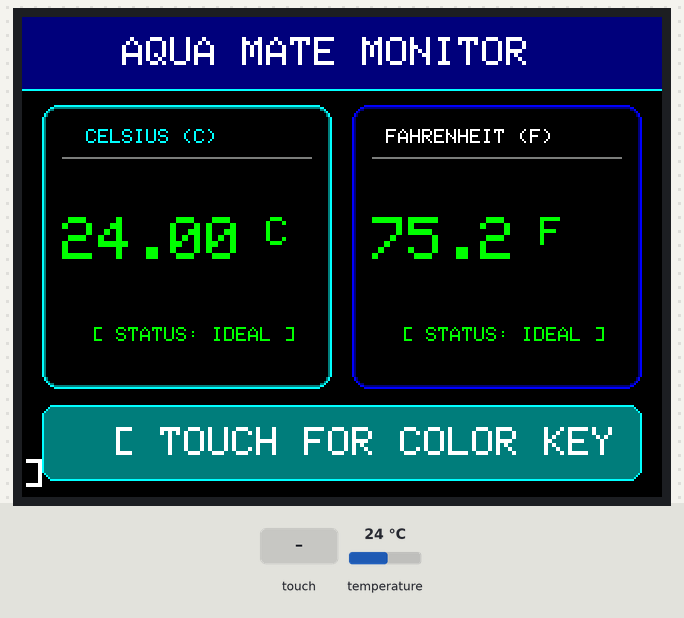
The sketch below on a simulated Arduino Uno, built with avr-gcc and run on an emulated ATmega328P. On the bench: 320×240 colour display. The test bench sets the inputs (shaded band); at power-on: temperature 24 °C. What the sketch prints to the serial monitor is not drawn.

Above: at 2.0 s.
2.1 s: temperature set to 12 °C
At 4.5 s:
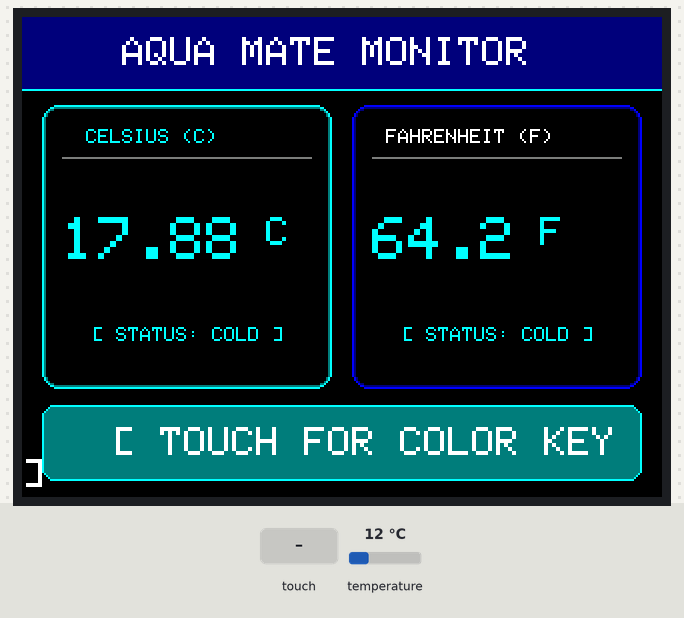
6.6 s: touch panel pressed at 87 % / 10 % of its raw x / y range
At 7.5 s:
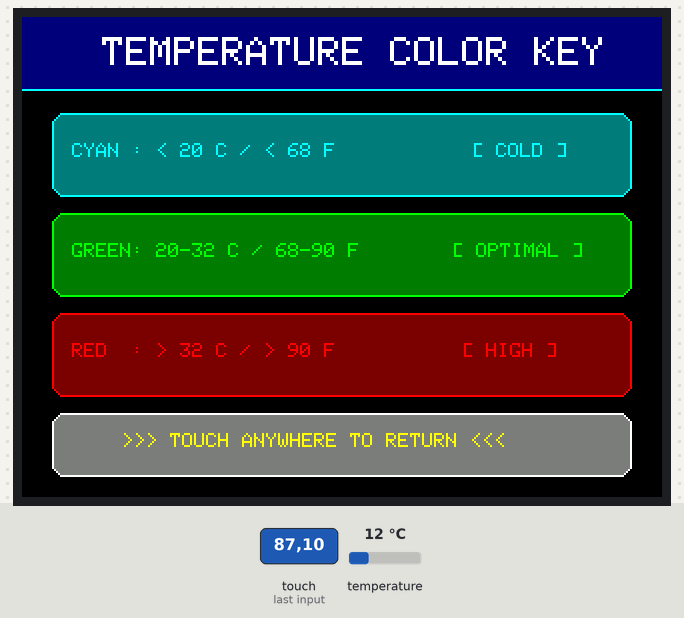
8.2 s: touch panel pressed at 13 % / 10 % of its raw x / y range
At 9.4 s:
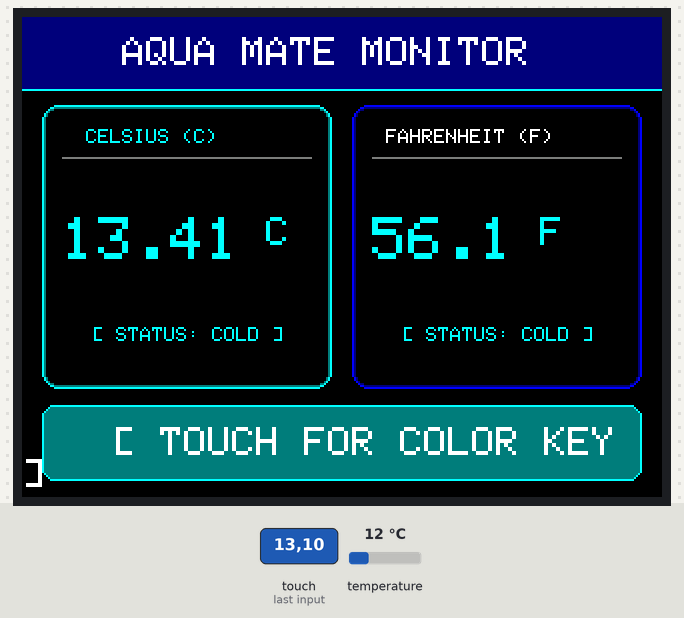
12.7 s: temperature set to 41 °C
At 17.1 s:
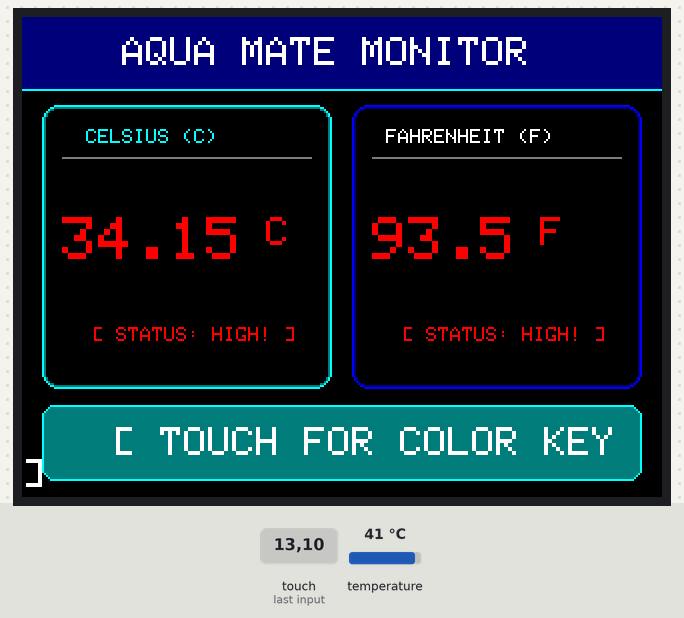
17.2 s: temperature set to 19 °C
At 19.0 s:
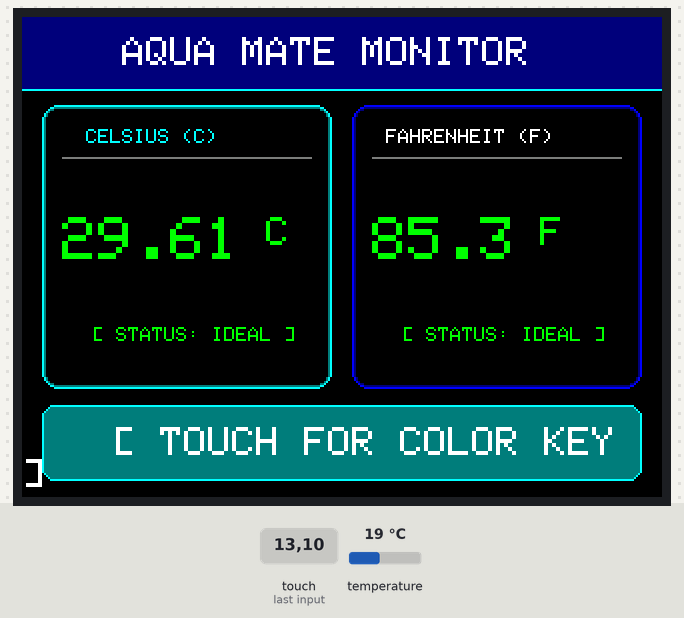
20.7 s: touch panel pressed at 87 % / 30 % of its raw x / y range
At 21.8 s:
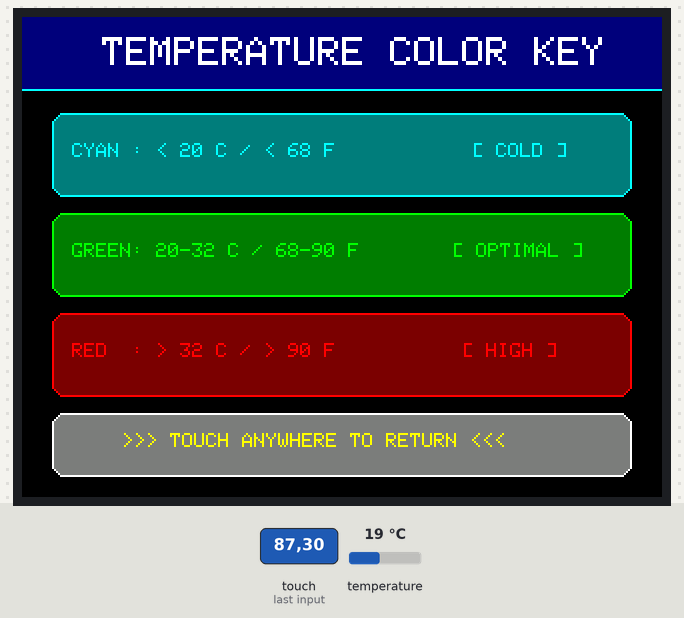
Timing chart, 0 to 23.3 s (numbered marks = the images above; inputs shaded):
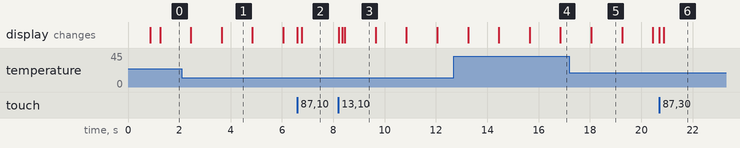

Measured:
- after the input at 2.1 s, the display: first changes after 0.35 s (image 1 shows a later state)
- after the input at 6.6 s, the display: first changes at once (image 2 shows a later state)
- after the input at 8.2 s, the display: first changes at once (image 3 shows a later state)
- after the input at 12.7 s, the display: first changes after 0.55 s (image 4 shows a later state)
- after the input at 20.7 s, the display: first changes at once (image 6 shows a later state)
- what the display in image 1 shows lasts 1.2 s, from 3.6 s to 4.8 s

The sketch:

DS18B20_Water_Temperature.ino
```cpp
#include <OneWire.h>
#include <DallasTemperature.h>
#include <Adafruit_GFX.h>
#include <Adafruit_ILI9341.h>
#include <XPT2046_Touchscreen.h>
#include <SPI.h>

// -------------------------------------------------------------------
// Hardware Pin Configuration
// -------------------------------------------------------------------
#define ONE_WIRE_BUS 27

#define TFT_CS       5
#define TFT_DC       2
#define TFT_RST      16
#define TOUCH_CS     13

// Touch Screen Calibration Constants (Rotation 1)
#define TS_MINX 200
#define TS_MAXX 3800
#define TS_MINY 200
#define TS_MAXY 3800

// -------------------------------------------------------------------
// Object Instantiations
// -------------------------------------------------------------------
OneWire oneWire(ONE_WIRE_BUS);
DallasTemperature sensors(&oneWire);
Adafruit_ILI9341 tft = Adafruit_ILI9341(TFT_CS, TFT_DC, TFT_RST);
XPT2046_Touchscreen touch(TOUCH_CS);

// -------------------------------------------------------------------
// Global Variables & Filtering
// -------------------------------------------------------------------
const unsigned long SENSOR_READ_INTERVAL = 1200;
const unsigned long TOUCH_DEBOUNCE_DELAY = 300;

unsigned long lastSensorReadTime = 0;
unsigned long lastTouchTime = 0;

const float EMA_ALPHA = 0.3;
float filteredTempC = 0.0;
bool isFirstReading = true;

enum DisplayMode {
  MODE_DASHBOARD,
  MODE_COLOR_KEY
};

enum SensorStatus {
  STATUS_OK,
  STATUS_DISCONNECTED,
  STATUS_OUT_OF_BOUNDS
};

DisplayMode currentMode = MODE_DASHBOARD;
SensorStatus lastStatus = STATUS_OK;
float currentRawC = 0.0;

// -------------------------------------------------------------------
// Function Prototypes
// -------------------------------------------------------------------
void initDashboardUI();
void renderColorKeyModal();
void updateTFTDisplay(float tempC, float tempF, SensorStatus status);
void checkTouchInputs();
uint16_t getTemperatureColor(float tempC);

// -------------------------------------------------------------------
// Setup Function
// -------------------------------------------------------------------
void setup() {
  Serial.begin(115200);
  delay(500);
  Serial.println(F("\n[INFO] Aqua Mate Monitoring System Initializing..."));

  // Initialize Display & Touch
  tft.begin();
  tft.setRotation(1);
  tft.fillScreen(ILI9341_BLACK);

  touch.begin();
  touch.setRotation(1);

  // Initialize Sensor
  sensors.begin();
  sensors.setResolution(12);
  sensors.setWaitForConversion(false);
  sensors.requestTemperatures();

  // Draw Initial Screen
  initDashboardUI();
  Serial.println(F("[INFO] System Ready. Dashboard loaded."));
}

// -------------------------------------------------------------------
// Main Loop
// -------------------------------------------------------------------
void loop() {
  unsigned long currentMillis = millis();

  // 1. Process Touch Inputs
  checkTouchInputs();

  // 2. Periodic Sensor Reading & Filtering
  if (currentMillis - lastSensorReadTime >= SENSOR_READ_INTERVAL) {
    lastSensorReadTime = currentMillis;

    currentRawC = sensors.getTempCByIndex(0);
    sensors.requestTemperatures(); // Request next conversion

    SensorStatus currentStatus = STATUS_OK;

    if (currentRawC == DEVICE_DISCONNECTED_C) {
      currentStatus = STATUS_DISCONNECTED;
    } else if (currentRawC < -55.0 || currentRawC > 125.0 || currentRawC == 85.0) {
      currentStatus = STATUS_OUT_OF_BOUNDS;
    }

    float tempF = 0.0;
    if (currentStatus == STATUS_OK) {
      if (isFirstReading) {
        filteredTempC = currentRawC;
        isFirstReading = false;
      } else {
        filteredTempC = (EMA_ALPHA * currentRawC) + ((1.0 - EMA_ALPHA) * filteredTempC);
      }
      tempF = (filteredTempC * 9.0 / 5.0) + 32.0;
    }

    lastStatus = currentStatus;

    // Serial Monitor Output (Restored!)
    unsigned long sec = currentMillis / 1000;
    Serial.print("[TIME: ");
    Serial.print(sec);
    Serial.print("s] | STATUS: ");
    if (currentStatus == STATUS_OK) {
      Serial.print("OK | Raw: ");
      Serial.print(currentRawC, 2);
      Serial.print(" *C | Filtered: ");
      Serial.print(filteredTempC, 2);
      Serial.print(" *C / ");
      Serial.print(tempF, 2);
      Serial.println(" *F");
    } else if (currentStatus == STATUS_DISCONNECTED) {
      Serial.println("DISCONNECTED");
    } else {
      Serial.println("OUT_OF_BOUNDS");
    }

    // Update display only when in Dashboard mode
    if (currentMode == MODE_DASHBOARD) {
      updateTFTDisplay(filteredTempC, tempF, currentStatus);
    }
  }
}

// -------------------------------------------------------------------
// Touch Input Handling (Fixed Mapping & Inversion)
// -------------------------------------------------------------------
void checkTouchInputs() {
  if (touch.touched()) {
    unsigned long currentMillis = millis();
    if (currentMillis - lastTouchTime < TOUCH_DEBOUNCE_DELAY) return;
    lastTouchTime = currentMillis;

    TS_Point p = touch.getPoint();

    // Correct mapping for Rotation 1 (Landscape 320x240)
    // Note: X and Y are mapped to match display orientation
    int touchX = map(p.y, TS_MINY, TS_MAXY, 0, 320);
    int touchY = map(p.x, TS_MINX, TS_MAXX, 0, 240);

    // Constrain coordinates within screen limits
    touchX = constrain(touchX, 0, 320);
    touchY = constrain(touchY, 0, 240);

    // Debug print for touch
    Serial.print("[TOUCH DETECTED] Raw X: ");
    Serial.print(p.x);
    Serial.print(" | Raw Y: ");
    Serial.print(p.y);
    Serial.print(" --> Mapped X: ");
    Serial.print(touchX);
    Serial.print(" | Mapped Y: ");
    Serial.println(touchY);

    // If viewing Color Key, tap anywhere to return to Dashboard
    if (currentMode == MODE_COLOR_KEY) {
      currentMode = MODE_DASHBOARD;
      initDashboardUI();
      float tempF = (filteredTempC * 9.0 / 5.0) + 32.0;
      updateTFTDisplay(filteredTempC, tempF, lastStatus);
      Serial.println(F("[INFO] Returned to Dashboard Mode."));
      return;
    }

    // Touch Detection for Dashboard Mode
    // Bottom Button Area: COLOR KEY [x: 10..310, y: 194..232]
    if (currentMode == MODE_DASHBOARD) {
      if (touchY >= 194 && touchY <= 235 && touchX >= 10 && touchX <= 310) {
        currentMode = MODE_COLOR_KEY;
        renderColorKeyModal();
        Serial.println(F("[INFO] Opened Color Key Modal."));
      }
    }
  }
}

// -------------------------------------------------------------------
// Dynamic Color Determination
// -------------------------------------------------------------------
uint16_t getTemperatureColor(float tempC) {
  if (tempC < 20.0) {
    return ILI9341_CYAN;     // Cold Water
  } else if (tempC <= 32.0) {
    return ILI9341_GREEN;    // Optimal Temperature
  } else {
    return ILI9341_RED;      // High Temperature Warning
  }
}

// -------------------------------------------------------------------
// UI Rendering Functions
// -------------------------------------------------------------------

void initDashboardUI() {
  tft.fillScreen(ILI9341_BLACK);

  // Header Banner
  tft.fillRect(0, 0, 320, 36, ILI9341_NAVY);
  tft.drawFastHLine(0, 36, 320, ILI9341_CYAN);
  tft.setTextColor(ILI9341_WHITE);
  tft.setTextSize(2);
  tft.setCursor(50, 10);
  tft.print(F("AQUA MATE MONITOR"));

  // Left Card: Celsius Panel
  tft.drawRoundRect(10, 44, 145, 142, 8, ILI9341_CYAN);
  tft.drawRoundRect(11, 45, 143, 140, 7, ILI9341_DARKCYAN);
  tft.setTextColor(ILI9341_CYAN);
  tft.setTextSize(1);
  tft.setCursor(32, 56);
  tft.print(F("CELSIUS (C)"));
  tft.drawFastHLine(20, 70, 125, ILI9341_DARKGREY);

  // Right Card: Fahrenheit Panel
  tft.drawRoundRect(165, 44, 145, 142, 8, ILI9341_BLUE);
  tft.drawRoundRect(166, 45, 143, 140, 7, ILI9341_NAVY);
  tft.setTextColor(ILI9341_WHITE);
  tft.setTextSize(1);
  tft.setCursor(182, 56);
  tft.print(F("FAHRENHEIT (F)"));
  tft.drawFastHLine(175, 70, 125, ILI9341_DARKGREY);

  // Touch Interactive Button at Bottom: COLOR KEY
  tft.fillRoundRect(10, 194, 300, 38, 6, ILI9341_DARKCYAN);
  tft.drawRoundRect(10, 194, 300, 38, 6, ILI9341_CYAN);
  tft.setTextColor(ILI9341_WHITE);
  tft.setTextSize(2);
  tft.setCursor(45, 205);
  tft.print(F("[ TOUCH FOR COLOR KEY ]"));
}

void updateTFTDisplay(float tempC, float tempF, SensorStatus status) {
  // Clear value bounding areas to eliminate flickering
  tft.fillRect(15, 82, 135, 95, ILI9341_BLACK);
  tft.fillRect(170, 82, 135, 95, ILI9341_BLACK);

  if (status != STATUS_OK) {
    // Error Handling Render
    tft.fillRoundRect(10, 194, 300, 38, 6, ILI9341_MAROON);
    tft.drawRoundRect(10, 194, 300, 38, 6, ILI9341_RED);
    tft.setTextColor(ILI9341_WHITE);
    tft.setTextSize(1);
    tft.setCursor(35, 208);

    if (status == STATUS_DISCONNECTED) {
      tft.print(F("ERROR: SENSOR DISCONNECTED (D27)"));
    } else {
      tft.print(F("ERROR: SENSOR OUT OF BOUNDS"));
    }

    tft.setTextColor(ILI9341_RED);
    tft.setTextSize(2);
    tft.setCursor(32, 115);
    tft.print(F("OFFLINE"));
    tft.setCursor(187, 115);
    tft.print(F("OFFLINE"));
    return;
  }

  // Determine Dynamic Color for BOTH C and F
  uint16_t dynamicColor = getTemperatureColor(tempC);

  // Render Celsius Readout
  tft.setTextColor(dynamicColor);
  tft.setTextSize(3);
  tft.setCursor(20, 100);
  tft.print(tempC, 2);
  tft.setTextSize(2);
  tft.print(F(" C"));

  // Render Fahrenheit Readout (Dynamic Color Applied!)
  tft.setTextColor(dynamicColor);
  tft.setTextSize(3);
  tft.setCursor(175, 100);
  tft.print(tempF, 1);
  tft.setTextSize(2);
  tft.print(F(" F"));

  // Status Range Indicator inside Cards
  tft.setTextSize(1);
  tft.setCursor(35, 155);
  if (dynamicColor == ILI9341_CYAN) {
    tft.print(F("[ STATUS: COLD ]"));
  } else if (dynamicColor == ILI9341_GREEN) {
    tft.print(F("[ STATUS: IDEAL ]"));
  } else {
    tft.print(F("[ STATUS: HIGH! ]"));
  }

  tft.setCursor(190, 155);
  if (dynamicColor == ILI9341_CYAN) {
    tft.print(F("[ STATUS: COLD ]"));
  } else if (dynamicColor == ILI9341_GREEN) {
    tft.print(F("[ STATUS: IDEAL ]"));
  } else {
    tft.print(F("[ STATUS: HIGH! ]"));
  }
}

void renderColorKeyModal() {
  tft.fillScreen(ILI9341_BLACK);

  // Header Banner
  tft.fillRect(0, 0, 320, 36, ILI9341_NAVY);
  tft.drawFastHLine(0, 36, 320, ILI9341_CYAN);
  tft.setTextColor(ILI9341_WHITE);
  tft.setTextSize(2);
  tft.setCursor(40, 10);
  tft.print(F("TEMPERATURE COLOR KEY"));

  // Cyan Legend Box
  tft.fillRoundRect(15, 48, 290, 42, 6, ILI9341_DARKCYAN);
  tft.drawRoundRect(15, 48, 290, 42, 6, ILI9341_CYAN);
  tft.setTextColor(ILI9341_CYAN);
  tft.setTextSize(1);
  tft.setCursor(25, 63);
  tft.print(F("CYAN : < 20 C / < 68 F"));
  tft.setCursor(225, 63);
  tft.print(F("[ COLD ]"));

  // Green Legend Box
  tft.fillRoundRect(15, 98, 290, 42, 6, ILI9341_DARKGREEN);
  tft.drawRoundRect(15, 98, 290, 42, 6, ILI9341_GREEN);
  tft.setTextColor(ILI9341_GREEN);
  tft.setTextSize(1);
  tft.setCursor(25, 113);
  tft.print(F("GREEN: 20-32 C / 68-90 F"));
  tft.setCursor(215, 113);
  tft.print(F("[ OPTIMAL ]"));

  // Red Legend Box
  tft.fillRoundRect(15, 148, 290, 42, 6, ILI9341_MAROON);
  tft.drawRoundRect(15, 148, 290, 42, 6, ILI9341_RED);
  tft.setTextColor(ILI9341_RED);
  tft.setTextSize(1);
  tft.setCursor(25, 163);
  tft.print(F("RED  : > 32 C / > 90 F"));
  tft.setCursor(220, 163);
  tft.print(F("[ HIGH ]"));

  // Return Prompt at Bottom
  tft.fillRoundRect(15, 198, 290, 32, 6, ILI9341_DARKGREY);
  tft.drawRoundRect(15, 198, 290, 32, 6, ILI9341_WHITE);
  tft.setTextColor(ILI9341_YELLOW);
  tft.setTextSize(1);
  tft.setCursor(50, 208);
  tft.print(F(">>> TOUCH ANYWHERE TO RETURN <<<"));
}
```
